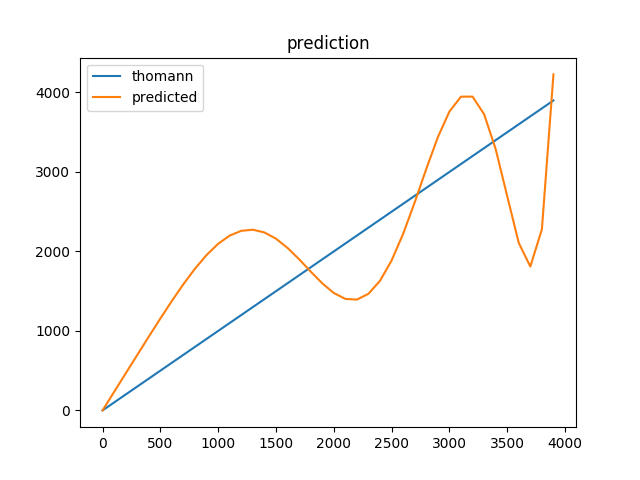

Reproduce this figure in Python.
from sklearn.linear_model import LogisticRegression, LinearRegression
from sklearn.datasets.samples_generator import make_blobs
from sklearn import linear_model, preprocessing
from sklearn.preprocessing import PolynomialFeatures
import numpy as np
import filter


def linear_regression_prediction(price=100, step=25, plus_step=100):
    # model = linear_model.LinearRegression(copy_X=True, fit_intercept=True, n_jobs=None, normalize=False)
    # model = preprocessing.PolynomialFeatures(2, include_bias=False)
    # model = linear_model.LinearRegression()
    prices = []
    percentage = []

    below = []
    for i in range(0, 4000, step):
        muztorg = filter.get_in_price_range(i, i+plus_step+step, source='muztorg')
        thomann = filter.get_in_price_range(i, i+plus_step+step, source='thomann')
        t_a = 0
        m_a = 0
        for t in thomann:
            t_a += t['price']
        for m in muztorg:
            m_a += m['price']
        try:
            t_a = t_a/thomann.count()
            m_a = m_a/muztorg.count()  
            p = (m_a/t_a - 1)*100
            if p < 0:
                print(i, ': ', p)
                below.append(i)
            percentage.append(p)
            prices.append([i])
        except Exception as e:
            """"""
            # print(e)
    poly = PolynomialFeatures(8, include_bias=True)

    X = np.array(prices).reshape(-1, 1)

    X_poly = poly.fit_transform(X)
    linear = LinearRegression()
    linear.fit(X_poly, percentage)
    y_1 = []
    y_2 = []
    x = []
    for i in range(0,4000,100):
        x.append(i)
        y_1.append(i)
        y_2.append(i + i * linear.predict(poly.fit_transform([[i]])))
    import matplotlib.pyplot as plt
    plt.plot(x, y_1, label='thomann')
    plt.plot(x, y_2, label='predicted')
    plt.title('prediction')
    plt.legend()
    plt.savefig('prediction.png')
    plt.close()

linear_regression_prediction()
    # plot.plot()
    # res = linear.predict(poly.fit_transform([[price]]))


    # print('x:\n', prices, '\ny:\n', percentage) 
    # 
    #

    # for j in range(25): 
    #     print('\n\n\ndegrees: ', j)     
    #     poly = PolynomialFeatures(j, include_bias=True)

    #     X = np.array(prices).reshape(-1, 1)

    #     X_poly = poly.fit_transform(X)
    #     linear = LinearRegression()
    #     linear.fit(X_poly, percentage)
    #     res = linear.predict(poly.fit_transform([[price]]))
    #     print('RESULTS\n')
    #     f = open(f'prediction/d{j}', 'w')
    #     for i in range(0, 4000, 100):
    #         res = linear.predict(poly.fit_transform([[i]]))
    #         f.write(f'{i} (EU) : {i*res[0]+i} (UA)\n')
    #     f.close()


# prices = []
# for i in range(0, 5000, 250):
#     prices.append(f'{i} (UA): {linear_regression_prediction(i)} (UA)')

# for p in prices:
#     print(p)
linear_regression_prediction(1000)
    # model.fit(prices, percentage)
    # print(len(prices), len(percentage))
    # prices = np.linspace(prices, stop=10000,endpoint=False, num=len(prices))
    # print(len(prices))
    # x_new = np.hstack([prices**2])
    # samples, nx, ny = x_new.shape
    # d2_prices = x_new.reshape((samples,nx*ny))

    # print(x_new.shape)
    # print(x_new)
    # model.fit(d2_prices, percentage)
    # print(model.predict([[1000]]))

# linear_regression_prediction(step=100)

def polynomial():
    step = 300
    prices = []
    percentage = []

    for i in range(0, 5000, step):
        muztorg = filter.get_in_price_range(i, i+plus_step+step, source='muztorg')
        thomann = filter.get_in_price_range(i, i+plus_step+step, source='thomann')
        t_a = 0
        m_a = 0
        for t in thomann:
            t_a += t['price']
        for m in muztorg:
            m_a += m['price']
        try:
            t_a = t_a/thomann.count()
            m_a = m_a/muztorg.count()  
            p = (m_a/t_a - 1)*100
            if p < 0:
                print(i, ': ', p)
                below.append(i)
            percentage.append(p)
            prices.append([i])
        except Exception as e:
            """"""
    # model = preprocessing.PolynomialFeatures(4, include_bias=True)
# linear_regression_prediction(step=300)
# print(linear_regression_prediction(250, step=10))
# print(linear_regression_prediction(1500))

# step = 300
# max_price = 5000
# y = []
# x = []
# for i in range(0, 5000, step):
#     muztorg = filter.get_in_price_range(i, i+step, source='muztorg')
#     thomann = filter.get_in_price_range(i, i+step, source='thomann')
#     t_a = 0
#     m_a = 0
#     for t in thomann:
#         t_a += t['price']
#     for m in muztorg:
#         m_a += m['price']
#     try:
#         t_a = t_a/thomann.count()
#         m_a = m_a/muztorg.count()
        
#         y.append((m_a/t_a - 1)*100)
#         # y.append(((m_a/muztorg.count())/(t_a/thomann.count())))
#         x.append(i)
#     except Exception as e:
#         print(e)
    
# model = LogisticRegression()
# model.fit(x, y)

# Xnew, _ = make_blobs(n_samples=20, centers=2, n_features=2, random_state=1)
# ynew = model.predict(Xnew)
# # show the inputs and predicted outputs
# for i in range(len(Xnew)):
#     print("X=%s, Predicted=%s" % (Xnew[i], ynew[i]))


# # generate 2d classification dataset
# X, y = make_blobs(n_samples=100, centers=2, n_features=2, random_state=1)
# # fit final model
# print(X, y)
# model = LogisticRegression()
# model.fit(X, y)
# # new instances where we do not know the answer
# Xnew, _ = make_blobs(n_samples=20, centers=2, n_features=2, random_state=1)
# # make a prediction
# ynew = model.predict(Xnew)
# # show the inputs and predicted outputs
# # for i in range(len(Xnew)):
# # 	print("X=%s, Predicted=%s" % (Xnew[i], ynew[i]))
